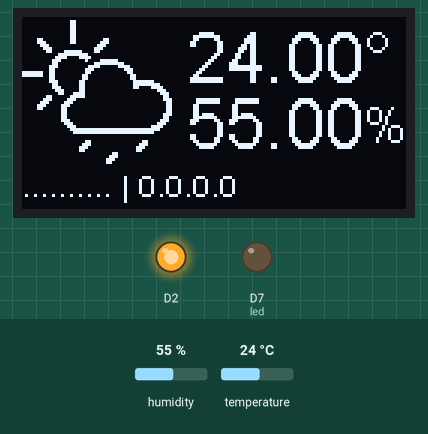
This sketch was run on a simulated ESP8266 (NodeMCU). Shown: 128×64 one-colour display, output pins drawn as LEDs (lit = HIGH). The inputs (shaded band) are chosen by the test bench; at power-on: humidity 55 %, temperature 24 °C. WiFi joins after 1.5 s; servers stay silent unless stated.

Above: at 2.7 s.
2.8 s: humidity set to 22 %
At 4.7 s:
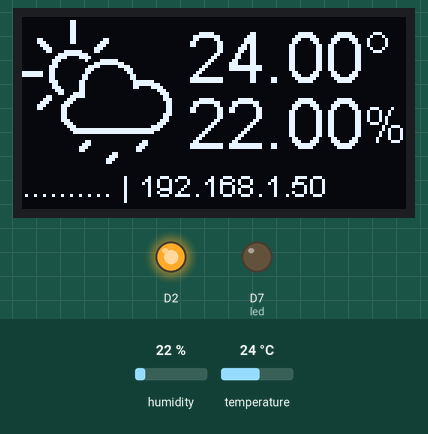
5.0 s: temperature set to 12 °C
At 6.6 s:
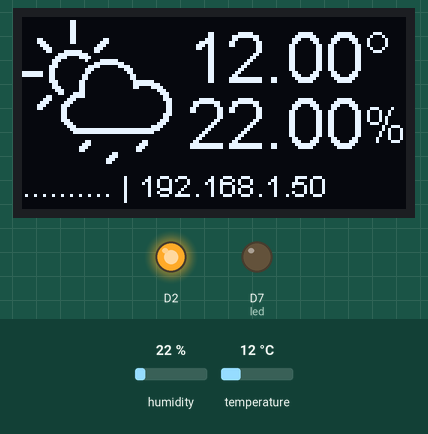
7.0 s: humidity set to 40 %
At 8.4 s:
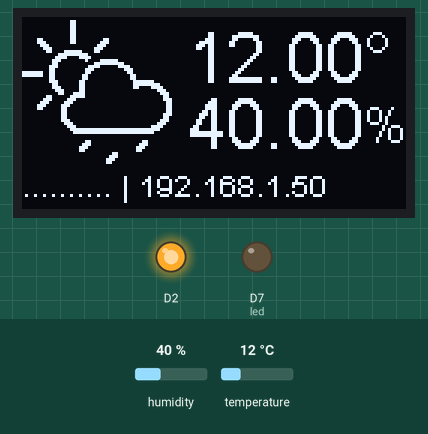
9.0 s: temperature set to 19 °C
At 10.3 s:
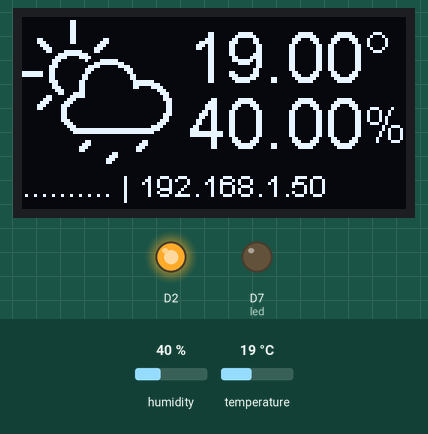
Timing chart, 0 to 12.0 s (numbered marks = the images above; inputs shaded):
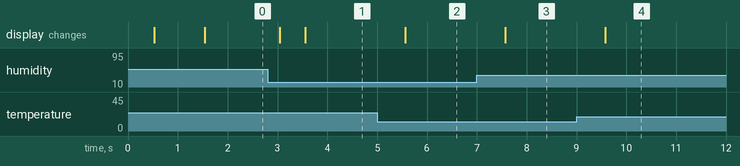

The sketch:

esp8266-smart-thermometers.ino
```cpp
#include "SSD1306Brzo.h"
#include <DHT.h>
#include <ESP8266WiFi.h>
#include <WiFiClient.h>
#include <ESP8266WebServer.h>
#include <ESP8266mDNS.h>

#define DHTPIN 5     // what pin we're connected to
#define DHTTYPE DHT22   // DHT 11


// Initialize the OLED display using brzo_i2c
// D3 -> SDA
// D5 -> SCL
SSD1306Brzo display(0x3c, D3, D5);

// Initialize DHT sensor for normal 16mhz Arduino
DHT dht(DHTPIN, DHTTYPE);

const char* ssid = "..........";
const char* password = ".........";

static char WiFi_Logo_bits[] = {
  0x00, 0x00, 0x00, 0x00, 0x00, 0x00, 0x00, 0x00, 0x00, 0x00, 0x00, 0xFC,
  0x01, 0x00, 0x00, 0x00, 0x00, 0x00, 0x80, 0xFF, 0x0F, 0x00, 0x00, 0x00,
  0x00, 0x00, 0xE0, 0xFF, 0x3F, 0x00, 0x00, 0x00, 0x00, 0x00, 0xF8, 0xFF,
  0xFF, 0x00, 0x00, 0x00, 0x00, 0x00, 0xFC, 0xFF, 0xFF, 0x01, 0x00, 0x00,
  0x00, 0x00, 0xFE, 0xFF, 0xFF, 0x03, 0x00, 0x00, 0x00, 0xE0, 0xFF, 0xFF,
  0xFF, 0x3F, 0x00, 0x00, 0x00, 0xFE, 0xFF, 0xFF, 0xFF, 0xFF, 0xC1, 0x00,
  0x00, 0xFF, 0xFF, 0xFF, 0x07, 0x80, 0x07, 0x03, 0x80, 0xFF, 0xFF, 0xFF,
  0x01, 0x00, 0x0E, 0x03, 0xC0, 0xFF, 0xFF, 0xFF, 0x00, 0x00, 0x0C, 0x00,
  0xC0, 0x73, 0xC6, 0x7C, 0x00, 0xE0, 0x18, 0x00, 0xE0, 0x21, 0x44, 0x78,
  0xFC, 0xE7, 0x10, 0x00, 0xE0, 0x23, 0xC4, 0x3C, 0xFC, 0xE7, 0x10, 0x00,
  0xE0, 0x23, 0xC4, 0x3C, 0x1C, 0x00, 0x30, 0x00, 0xE0, 0x03, 0x40, 0x38,
  0x1C, 0xE0, 0x30, 0x00, 0xE0, 0x03, 0x60, 0x38, 0x3C, 0xE0, 0x30, 0x00,
  0xE0, 0x07, 0x60, 0x38, 0xFC, 0xE7, 0x30, 0x00, 0xE0, 0x07, 0x60, 0x38,
  0xFC, 0xE7, 0x30, 0x00, 0xE0, 0x87, 0x60, 0x38, 0x1C, 0xE0, 0x30, 0x00,
  0xE0, 0x87, 0x70, 0x38, 0x1C, 0xE0, 0x30, 0x00, 0xE0, 0x8F, 0x71, 0x38,
  0x1C, 0xE0, 0x10, 0x00, 0xC0, 0xCF, 0xF9, 0x3C, 0x00, 0x00, 0x18, 0x00,
  0xC0, 0xFF, 0xFF, 0x1F, 0x00, 0x00, 0x18, 0x00, 0x80, 0xFF, 0xFF, 0x1F,
  0x00, 0x00, 0x0C, 0x00, 0x80, 0xFF, 0xFF, 0x0F, 0x00, 0x00, 0x06, 0x00,
  0x00, 0xFE, 0xFF, 0x07, 0x00, 0xC0, 0x03, 0x00, 0x00, 0xFC, 0xFF, 0xFF,
  0xFF, 0xFF, 0x00, 0x00, 0x00, 0x00, 0xFE, 0xFF, 0xFF, 0x03, 0x00, 0x00,
  0x00, 0x00, 0xFC, 0xFF, 0xFF, 0x01, 0x00, 0x00, 0x00, 0x00, 0xF8, 0xFF,
  0x7F, 0x00, 0x00, 0x00, 0x00, 0x00, 0xE0, 0xFF, 0x3F, 0x00, 0x00, 0x00,
  0x00, 0x00, 0x80, 0xFF, 0x0F, 0x00, 0x00, 0x00, 0x00, 0x00, 0x00, 0xFC,
  0x01, 0x00, 0x00, 0x00, 0x00, 0x00, 0x00, 0x00, 0x00, 0x00, 0x00, 0x00,
  };

static char cloud[] = {
0x00, 0x00, 0x00, 0x00, 0x00, 0x00, 0x00, 0x00, 0x00, 0x03, 0x00, 0x00,
  0x00, 0x00, 0x00, 0x00, 0x03, 0x00, 0x00, 0x00, 0x00, 0x00, 0x00, 0x03,
  0x00, 0x00, 0x00, 0x00, 0x00, 0x00, 0x03, 0x00, 0x00, 0x00, 0x00, 0x00,
  0x00, 0x03, 0x00, 0x00, 0x00, 0x00, 0x00, 0x00, 0x03, 0x00, 0x00, 0x00,
  0x00, 0x60, 0x00, 0x03, 0x18, 0x00, 0x00, 0x00, 0xE0, 0x00, 0x03, 0x1C,
  0x00, 0x00, 0x00, 0xC0, 0x01, 0x00, 0x0E, 0x00, 0x00, 0x00, 0x80, 0x03,
  0x00, 0x07, 0x00, 0x00, 0x00, 0x00, 0xC3, 0x0F, 0x03, 0x00, 0x00, 0x00,
  0x00, 0xF0, 0x3F, 0x00, 0x00, 0x00, 0x00, 0x00, 0x78, 0x78, 0x00, 0x00,
  0x00, 0x00, 0x00, 0x1C, 0x20, 0xFC, 0x00, 0x00, 0x00, 0x00, 0x0C, 0x00,
  0xFF, 0x03, 0x00, 0x00, 0x00, 0x0E, 0xC0, 0x03, 0x0F, 0x00, 0x00, 0x00,
  0x06, 0xE0, 0x00, 0x1C, 0x00, 0x00, 0x7F, 0x06, 0x60, 0x00, 0x18, 0x00,
  0x00, 0x7F, 0x06, 0x30, 0x00, 0x30, 0x00, 0x00, 0x00, 0x06, 0x30, 0x00,
  0x30, 0x00, 0x00, 0x00, 0x0E, 0x18, 0x00, 0xE0, 0x0F, 0x00, 0x00, 0x0C,
  0x18, 0x00, 0xE0, 0x3F, 0x00, 0x00, 0x1C, 0x18, 0x00, 0x60, 0x78, 0x00,
  0x00, 0x38, 0x18, 0x00, 0x00, 0xE0, 0x00, 0x00, 0x30, 0x1E, 0x00, 0x00,
  0xC0, 0x01, 0x00, 0x03, 0x1F, 0x00, 0x00, 0x80, 0x01, 0x80, 0x83, 0x03,
  0x00, 0x00, 0x80, 0x03, 0xC0, 0xC1, 0x01, 0x00, 0x00, 0x00, 0x03, 0xE0,
  0xE0, 0x00, 0x00, 0x00, 0x00, 0x03, 0x60, 0x60, 0x00, 0x00, 0x00, 0x00,
  0x03, 0x00, 0x60, 0x00, 0x00, 0x00, 0x00, 0x03, 0x00, 0x60, 0x00, 0x00,
  0x00, 0x80, 0x03, 0x00, 0x60, 0x00, 0x00, 0x00, 0x80, 0x01, 0x00, 0xE0,
  0x00, 0x00, 0x00, 0xC0, 0x01, 0x00, 0xC0, 0x01, 0x00, 0x00, 0xE0, 0x00,
  0x00, 0x80, 0x03, 0x00, 0x00, 0x78, 0x00, 0x00, 0x00, 0xFF, 0xFF, 0xFF,
  0x3F, 0x00, 0x00, 0x00, 0xFE, 0xFF, 0xFF, 0x0F, 0x00, 0x00, 0x00, 0x00,
  0x00, 0x00, 0x00, 0x00, 0x00, 0x00, 0x00, 0x00, 0x00, 0x00, 0x00, 0x00,
  0x00, 0x60, 0x00, 0x00, 0x03, 0x00, 0x00, 0x00, 0x70, 0x00, 0x80, 0x03,
  0x00, 0x00, 0x00, 0x38, 0x00, 0xC0, 0x01, 0x00, 0x00, 0x00, 0x18, 0x00,
  0xC0, 0x00, 0x00, 0x00, 0x00, 0x00, 0xC0, 0x00, 0x00, 0x00, 0x00, 0x00,
  0x00, 0xE0, 0x00, 0x00, 0x00, 0x00, 0x00, 0x00, 0x70, 0x00, 0x00, 0x00,
  0x00, 0x00, 0x00, 0x30, 0x00, 0x00, 0x00, 0x00, 0x00, 0x00, 0x00, 0x00,
  0x00, 0x00,
};

ESP8266WebServer server(80);

const int led = 13;

void handleRoot() {
  digitalWrite(led, 1);
  float h = dht.readHumidity();
  float t = dht.readTemperature();
  server.send(200, "text/plain", "Humidity: " + String(h) + "%\nTemp: " + String(t) + "C");
  digitalWrite(led, 0);
}

void handleNotFound(){
  digitalWrite(led, 1);
  String message = "File Not Found\n\n";
  message += "URI: ";
  message += server.uri();
  message += "\nMethod: ";
  message += (server.method() == HTTP_GET)?"GET":"POST";
  message += "\nArguments: ";
  message += server.args();
  message += "\n";
  for (uint8_t i=0; i<server.args(); i++){
    message += " " + server.argName(i) + ": " + server.arg(i) + "\n";
  }
  server.send(404, "text/plain", message);
  digitalWrite(led, 0);
}

void setup(){
  pinMode(D2, OUTPUT);
  digitalWrite(D2, LOW);
  delay(500);
  digitalWrite(D2, HIGH);
  // Initialising the UI will init the display too.
  display.init();
  display.flipScreenVertically();
  display.setFont(ArialMT_Plain_16);
  display.setTextAlignment(TEXT_ALIGN_LEFT);
  display.drawXbm(34,10, 60, 36, WiFi_Logo_bits);
  display.display();
  delay(1000);
  display.clear();
  dht.begin(); // initialize dht
  pinMode(led, OUTPUT);
  digitalWrite(led, 0);
  Serial.begin(115200);
  WiFi.begin(ssid, password);
  Serial.println("");

  server.on("/", handleRoot);

  server.on("/inline", [](){
    server.send(200, "text/plain", "this works as well");
  });

  server.onNotFound(handleNotFound);

  server.begin();
}

void displayTempHumid(){
  // Reading temperature or humidity takes about 250 milliseconds!
  // Sensor readings may also be up to 2 seconds 'old' (its a very slow sensor)
  float h = dht.readHumidity();
  // Read temperature as Celsius
  float t = dht.readTemperature();

  // Check if any reads failed and exit early (to try again).
  if (isnan(h) || isnan(t)){
    display.clear(); // clearing the display
    display.drawString(5,0, "Failed DHT");
    return;
  }
  display.clear();
  display.setFont(ArialMT_Plain_24);
  display.drawString(55, 0, String(t) + "°");
  display.drawString(55, 22, String(h));
  display.setFont(ArialMT_Plain_16);
  display.drawString(114, 27, "%");
}
void loop(){
  server.handleClient();
  displayTempHumid();
  display.setFont(ArialMT_Plain_10);
  display.drawString(0, 50, ssid + String(" | ") + String(WiFi.localIP()[0]) + "." + String(WiFi.localIP()[1]) + "." + String(WiFi.localIP()[2]) + "." + String(WiFi.localIP()[3]));
  display.drawXbm(0,0, 50, 50, cloud);
  display.display();
}
```

Measured:
- after the input at 2.8 s, the display: first differs from a run without the input after 0.75 s (image 1)
- after the input at 5.0 s, the display: changes after 0.56 s (image 2)
- after the input at 7.0 s, the display: changes after 0.57 s (image 3)
- after the input at 9.0 s, the display: changes after 0.58 s (image 4)
